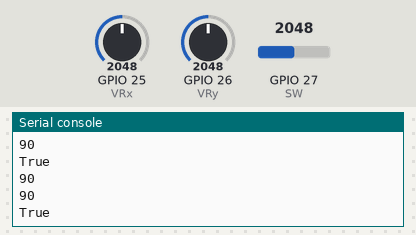
Simulated run of this program. Board: ESP32 board running MicroPython. Parts: the last lines printed to the serial console. The inputs (shaded band) are chosen by the test bench; at power-on: GPIO 27 (SW) = 2048, GPIO 25 (VRx) = 2048, GPIO 26 (VRy) = 2048 (analog values on the 0–4095 scale).

Above: at 1.2 s.
1.3 s: GPIO 27 (SW) set to 0
At 1.31 s:
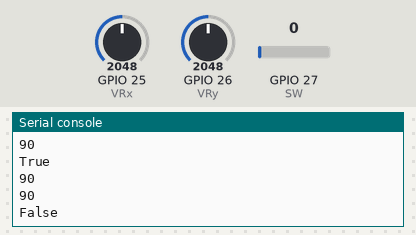
2.9 s: GPIO 25 (VRx) set to 2866
At 4.12 s:
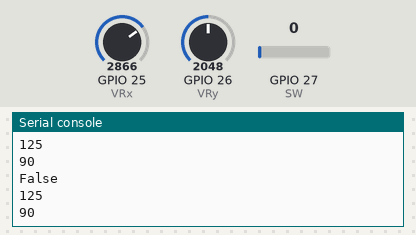
4.4 s: GPIO 26 (VRy) set to 1228
At 4.43 s:
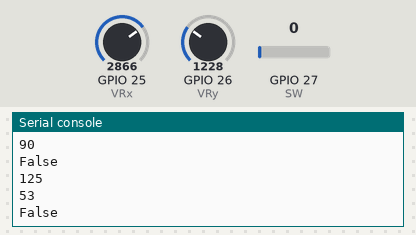
5.9 s: GPIO 25 (VRx) set to 3603
At 5.93 s:
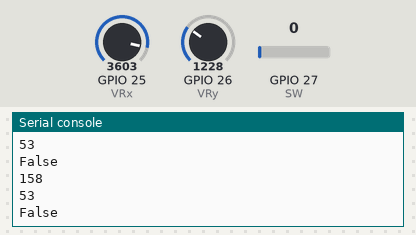
7.4 s: GPIO 26 (VRy) set to 491
At 7.44 s:
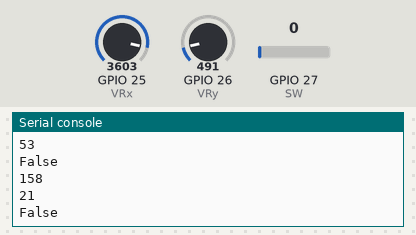
Timing chart, 0 to 9.9 s (numbered marks = the images above; inputs shaded):
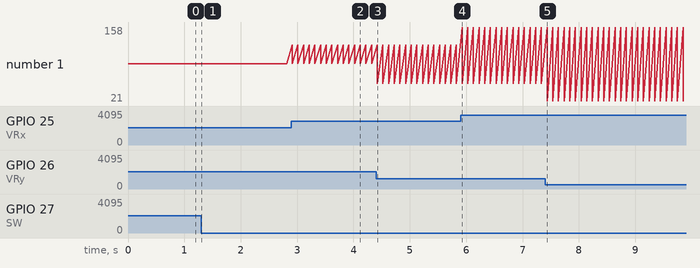

The program:

ReadJoystick.py
```python
from machine import ADC
from time import sleep
VRx = ADC(25)        # create an ADC object acting on a pin
VRy = ADC(26)        # create an ADC object acting on a pin
SW = ADC(27)        # create an ADC object acting on a pin
VRx.atten(ADC.ATTN_11DB)
VRy.atten(ADC.ATTN_11DB)


def map_range(x, in_min, in_max, out_min, out_max):
  return (x - in_min) * (out_max - out_min) // (in_max - in_min) + out_min

while True:
    x = VRx.read()
    x = map_range(x,0,4095,0,180)

    y = VRy.read()
    y = map_range(y,0,4095,0,180)

    button = bool(SW.read())

    print(x)
    print(y)
    print(button)

    sleep(.1)
```

Measured:
- after the input at 1.3 s, the serial console: prints a new line at once (image 1)
- after the input at 2.9 s, the serial console: prints a new line at once (image 2)
- after the input at 4.4 s, the serial console: prints a new line at once (image 3)
- after the input at 5.9 s, the serial console: prints a new line at once (image 4)
- after the input at 7.4 s, the serial console: prints a new line at once (image 5)
- plotted number 1: 90 → 53 after the input at 4.4 s, 53 → 21 after the input at 7.4 s
